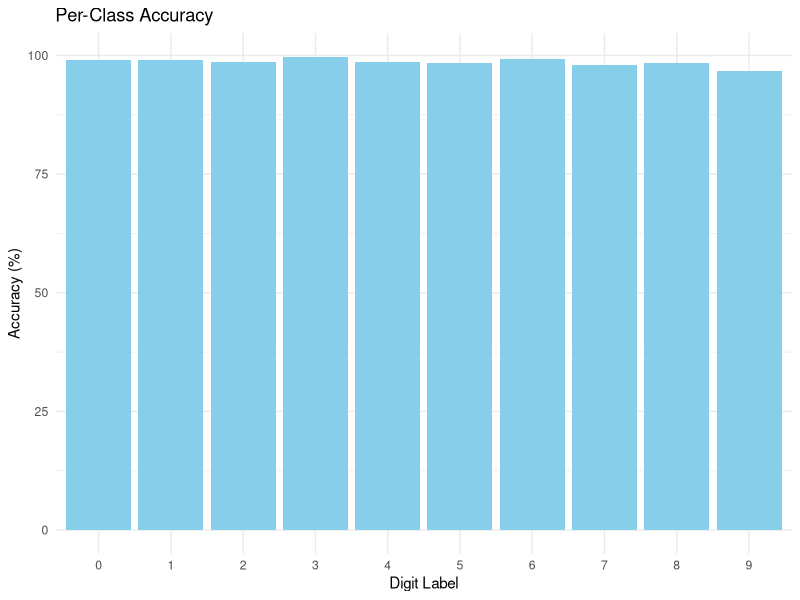

Write the R code that produced this figure.
# Load libraries
library(tidyverse)
library(caret)

# Load predictions
predictions <- read.csv("mnist_predictions.csv")

# View structure
str(predictions)

# Create confusion matrix
cm <- confusionMatrix(
  as.factor(predictions$predicted_label),
  as.factor(predictions$true_label)
)
print(cm)

# Make binary versions of the predicted and true labels
pred_binary <- factor(ifelse(predictions$predicted_label == 1, "1", "0"))
true_binary  <- factor(ifelse(predictions$true_label == 1, "1", "0"))

# Now calculate precision, recall, and F1
precision <- posPredValue(pred_binary, true_binary, positive = "1")
recall <- sensitivity(pred_binary, true_binary, positive = "1")
f1_score <- (2 * precision * recall) / (precision + recall)


cat(sprintf("Precision: %.2f%%\nRecall: %.2f%%\nF1 Score: %.2f%%\n", precision*100, recall*100, f1_score*100))

# Plot per-class accuracy
class_accuracy <- predictions %>%
  mutate(correct = true_label == predicted_label) %>%
  group_by(true_label) %>%
  summarise(accuracy = mean(correct) * 100)

ggplot(class_accuracy, aes(x = factor(true_label), y = accuracy)) +
  geom_col(fill = "skyblue") +
  labs(title = "Per-Class Accuracy", x = "Digit Label", y = "Accuracy (%)") +
  theme_minimal()
